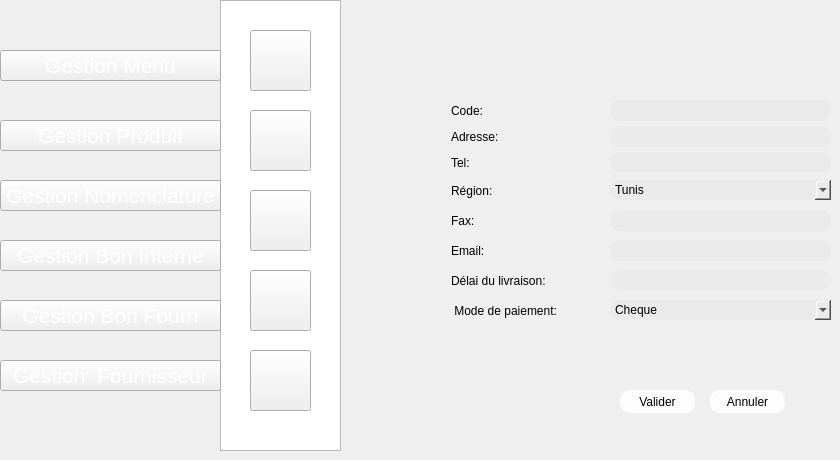
   <widget class="QWidget" name="page_48">
    <widget class="QPushButton" name="pushButton_571">
     <property name="geometry">
      <rect>
       <x>0</x>
       <y>120</y>
       <width>221</width>
       <height>31</height>
      </rect>
     </property>
     <property name="font">
      <font>
       <pointsize>16</pointsize>
       <weight>50</weight>
       <bold>false</bold>
      </font>
     </property>
     <property name="styleSheet">
      <string notr="true">color: rgb(255, 255, 255);

</string>
     </property>
     <property name="text">
      <string>Gestion Produit</string>
     </property>
    </widget>
    <widget class="QPushButton" name="pushButton_572">
     <property name="geometry">
      <rect>
       <x>0</x>
       <y>240</y>
       <width>221</width>
       <height>31</height>
      </rect>
     </property>
     <property name="font">
      <font>
       <pointsize>16</pointsize>
       <weight>50</weight>
       <bold>false</bold>
      </font>
     </property>
     <property name="styleSheet">
      <string notr="true">color: rgb(255, 255, 255);

</string>
     </property>
     <property name="text">
      <string>Gestion Bon Interne</string>
     </property>
    </widget>
    <widget class="QPushButton" name="pushButton_573">
     <property name="geometry">
      <rect>
       <x>0</x>
       <y>300</y>
       <width>221</width>
       <height>31</height>
      </rect>
     </property>
     <property name="font">
      <font>
       <pointsize>16</pointsize>
       <weight>50</weight>
       <bold>false</bold>
      </font>
     </property>
     <property name="styleSheet">
      <string notr="true">color: rgb(255, 255, 255);

</string>
     </property>
     <property name="text">
      <string>Gestion Bon Fourn</string>
     </property>
    </widget>
    <widget class="QPushButton" name="pushButton_574">
     <property name="geometry">
      <rect>
       <x>250</x>
       <y>190</y>
       <width>61</width>
       <height>61</height>
      </rect>
     </property>
     <property name="styleSheet">
      <string notr="true">image: url(:/new/prefix1/img/icon-afficher2.png);</string>
     </property>
     <property name="text">
      <string/>
     </property>
    </widget>
    <widget class="QPushButton" name="pushButton_575">
     <property name="geometry">
      <rect>
       <x>250</x>
       <y>110</y>
       <width>61</width>
       <height>61</height>
      </rect>
     </property>
     <property name="styleSheet">
      <string notr="true">image: url(:/new/prefix1/img/icon-modif2 (1).png);</string>
     </property>
     <property name="text">
      <string/>
     </property>
    </widget>
    <widget class="QPushButton" name="pushButton_577">
     <property name="geometry">
      <rect>
       <x>250</x>
       <y>270</y>
       <width>61</width>
       <height>61</height>
      </rect>
     </property>
     <property name="styleSheet">
      <string notr="true">image: url(:/new/prefix1/img/icon-supp2 (1).png);</string>
     </property>
     <property name="text">
      <string/>
     </property>
    </widget>
    <widget class="QPushButton" name="pushButton_578">
     <property name="geometry">
      <rect>
       <x>0</x>
       <y>50</y>
       <width>221</width>
       <height>31</height>
      </rect>
     </property>
     <property name="font">
      <font>
       <pointsize>16</pointsize>
       <weight>50</weight>
       <bold>false</bold>
      </font>
     </property>
     <property name="styleSheet">
      <string notr="true">color: rgb(255, 255, 255);

</string>
     </property>
     <property name="text">
      <string>Gestion Menu</string>
     </property>
    </widget>
    <widget class="QListView" name="listView_43">
     <property name="geometry">
      <rect>
       <x>220</x>
       <y>0</y>
       <width>121</width>
       <height>451</height>
      </rect>
     </property>
     <property name="styleSheet">
      <string notr="true">background-image: url(:/new/prefix1/img/selected.png);</string>
     </property>
    </widget>
    <widget class="QPushButton" name="pushButton_579">
     <property name="geometry">
      <rect>
       <x>250</x>
       <y>30</y>
       <width>61</width>
       <height>61</height>
      </rect>
     </property>
     <property name="styleSheet">
      <string notr="true">image: url(:/new/prefix1/img/icon-ajout2.png);
background-image: url(:/new/prefix1/img/bg.png);</string>
     </property>
     <property name="text">
      <string/>
     </property>
    </widget>
    <widget class="QPushButton" name="pushButton_580">
     <property name="geometry">
      <rect>
       <x>0</x>
       <y>180</y>
       <width>221</width>
       <height>31</height>
      </rect>
     </property>
     <property name="font">
      <font>
       <pointsize>16</pointsize>
       <weight>50</weight>
       <bold>false</bold>
      </font>
     </property>
     <property name="styleSheet">
      <string notr="true">color: rgb(255, 255, 255);

</string>
     </property>
     <property name="text">
      <string>Gestion Nomenclature</string>
     </property>
    </widget>
    <widget class="QPushButton" name="pushButton_581">
     <property name="geometry">
      <rect>
       <x>250</x>
       <y>350</y>
       <width>61</width>
       <height>61</height>
      </rect>
     </property>
     <property name="styleSheet">
      <string notr="true">image: url(:/new/prefix1/img/8774.png);
image: url(:/new/prefix1/img/aa.png);</string>
     </property>
     <property name="text">
      <string/>
     </property>
    </widget>
    <widget class="QLineEdit" name="lineEdit_72">
     <property name="geometry">
      <rect>
       <x>610</x>
       <y>126</y>
       <width>221</width>
       <height>21</height>
      </rect>
     </property>
     <property name="styleSheet">
      <string notr="true">                                         border-radius: 10px;
background-color: rgb(234, 234, 234);
font: 9pt &quot;MS Reference Sans Serif&quot;;</string>
     </property>
    </widget>
    <widget class="QLineEdit" name="lineEdit_78">
     <property name="geometry">
      <rect>
       <x>610</x>
       <y>270</y>
       <width>221</width>
       <height>20</height>
      </rect>
     </property>
     <property name="styleSheet">
      <string notr="true">                                         border-radius: 10px;
background-color: rgb(234, 234, 234);
font: 9pt &quot;MS Reference Sans Serif&quot;;</string>
     </property>
    </widget>
    <widget class="QComboBox" name="comboBox_29">
     <property name="geometry">
      <rect>
       <x>610</x>
       <y>300</y>
       <width>221</width>
       <height>20</height>
      </rect>
     </property>
     <property name="styleSheet">
      <string notr="true">                                         border-radius: 10px;
background-color: rgb(234, 234, 234);
font: 9pt &quot;MS Reference Sans Serif&quot;;</string>
     </property>
     <item>
      <property name="text">
       <string>Cheque</string>
      </property>
     </item>
     <item>
      <property name="text">
       <string>viremant</string>
      </property>
     </item>
     <item>
      <property name="text">
       <string>traite</string>
      </property>
     </item>
     <item>
      <property name="text">
       <string>TPE</string>
      </property>
     </item>
    </widget>
    <widget class="QLineEdit" name="lineEdit_18">
     <property name="geometry">
      <rect>
       <x>610</x>
       <y>100</y>
       <width>221</width>
       <height>21</height>
      </rect>
     </property>
     <property name="styleSheet">
      <string notr="true">                                         border-radius: 10px;
background-color: rgb(234, 234, 234);
font: 9pt &quot;MS Reference Sans Serif&quot;;</string>
     </property>
    </widget>
    <widget class="QLineEdit" name="lineEdit_77">
     <property name="geometry">
      <rect>
       <x>610</x>
       <y>240</y>
       <width>221</width>
       <height>21</height>
      </rect>
     </property>
     <property name="styleSheet">
      <string notr="true">                                         border-radius: 10px;
background-color: rgb(234, 234, 234);
font: 9pt &quot;MS Reference Sans Serif&quot;;</string>
     </property>
    </widget>
    <widget class="QLineEdit" name="lineEdit_76">
     <property name="geometry">
      <rect>
       <x>610</x>
       <y>210</y>
       <width>221</width>
       <height>21</height>
      </rect>
     </property>
     <property name="styleSheet">
      <string notr="true">                                         border-radius: 10px;
background-color: rgb(234, 234, 234);
font: 9pt &quot;MS Reference Sans Serif&quot;;</string>
     </property>
    </widget>
    <widget class="QLineEdit" name="lineEdit_73">
     <property name="geometry">
      <rect>
       <x>610</x>
       <y>152</y>
       <width>221</width>
       <height>20</height>
      </rect>
     </property>
     <property name="styleSheet">
      <string notr="true">                                         border-radius: 10px;
background-color: rgb(234, 234, 234);
font: 9pt &quot;MS Reference Sans Serif&quot;;</string>
     </property>
    </widget>
    <widget class="QPushButton" name="pushButton_582">
     <property name="geometry">
      <rect>
       <x>710</x>
       <y>390</y>
       <width>75</width>
       <height>23</height>
      </rect>
     </property>
     <property name="styleSheet">
      <string notr="true">                                         border-radius: 10px;
background-color: rgb(253, 253, 253);
                                        
font: 9pt &quot;MS Reference Sans Serif&quot;;</string>
     </property>
     <property name="text">
      <string>Annuler</string>
     </property>
    </widget>
    <widget class="QComboBox" name="comboBox_25">
     <property name="geometry">
      <rect>
       <x>610</x>
       <y>180</y>
       <width>221</width>
       <height>20</height>
      </rect>
     </property>
     <property name="styleSheet">
      <string notr="true">                                         border-radius: 10px;
background-color: rgb(234, 234, 234);
font: 9pt &quot;MS Reference Sans Serif&quot;;</string>
     </property>
     <item>
      <property name="text">
       <string>Tunis</string>
      </property>
     </item>
     <item>
      <property name="text">
       <string>Sfax</string>
      </property>
     </item>
     <item>
      <property name="text">
       <string>Sousse</string>
      </property>
     </item>
     <item>
      <property name="text">
       <string>Hammamet</string>
      </property>
     </item>
     <item>
      <property name="text">
       <string>Nabeul</string>
      </property>
     </item>
     <item>
      <property name="text">
       <string>Ariana</string>
      </property>
     </item>
     <item>
      <property name="text">
       <string>Bizzert</string>
      </property>
     </item>
     <item>
      <property name="text">
       <string>Mounastir</string>
      </property>
     </item>
     <item>
      <property name="text">
       <string>Mannouba</string>
      </property>
     </item>
    </widget>
    <widget class="QPushButton" name="ajouterfourn">
     <property name="geometry">
      <rect>
       <x>620</x>
       <y>390</y>
       <width>75</width>
       <height>23</height>
      </rect>
     </property>
     <property name="styleSheet">
      <string notr="true">                                         border-radius: 10px;
background-color: rgb(253, 253, 253);
                                        
font: 9pt &quot;MS Reference Sans Serif&quot;;</string>
     </property>
     <property name="text">
      <string>Valider</string>
     </property>
    </widget>
    <widget class="QPushButton" name="pushButton_576">
     <property name="geometry">
      <rect>
       <x>0</x>
       <y>360</y>
       <width>221</width>
       <height>31</height>
      </rect>
     </property>
     <property name="font">
      <font>
       <pointsize>16</pointsize>
       <weight>50</weight>
       <bold>false</bold>
      </font>
     </property>
     <property name="styleSheet">
      <string notr="true">color: rgb(255, 255, 255);

</string>
     </property>
     <property name="text">
      <string>Gestion  Fournisseur</string>
     </property>
    </widget>
    <widget class="QLabel" name="label_207">
     <property name="geometry">
      <rect>
       <x>451</x>
       <y>100</y>
       <width>141</width>
       <height>21</height>
      </rect>
     </property>
     <property name="styleSheet">
      <string notr="true">                                     border-radius: 10px;
font: 9pt &quot;MS Reference Sans Serif&quot;;
</string>
     </property>
     <property name="text">
      <string>Code:</string>
     </property>
    </widget>
    <widget class="QLabel" name="label_208">
     <property name="geometry">
      <rect>
       <x>451</x>
       <y>126</y>
       <width>141</width>
       <height>21</height>
      </rect>
     </property>
     <property name="styleSheet">
      <string notr="true">                                     border-radius: 10px;
font: 9pt &quot;MS Reference Sans Serif&quot;;
</string>
     </property>
     <property name="text">
      <string>Adresse:</string>
     </property>
    </widget>
    <widget class="QLabel" name="label_210">
     <property name="geometry">
      <rect>
       <x>451</x>
       <y>180</y>
       <width>141</width>
       <height>21</height>
      </rect>
     </property>
     <property name="styleSheet">
      <string notr="true">                                     border-radius: 10px;
font: 9pt &quot;MS Reference Sans Serif&quot;;
</string>
     </property>
     <property name="text">
      <string>Région:</string>
     </property>
    </widget>
    <widget class="QLabel" name="label_209">
     <property name="geometry">
      <rect>
       <x>451</x>
       <y>152</y>
       <width>141</width>
       <height>21</height>
      </rect>
     </property>
     <property name="styleSheet">
      <string notr="true">                                     border-radius: 10px;
font: 9pt &quot;MS Reference Sans Serif&quot;;
</string>
     </property>
     <property name="text">
      <string>Tel:</string>
     </property>
    </widget>
    <widget class="QLabel" name="label_211">
     <property name="geometry">
      <rect>
       <x>451</x>
       <y>210</y>
       <width>141</width>
       <height>21</height>
      </rect>
     </property>
     <property name="styleSheet">
      <string notr="true">                                     border-radius: 10px;
font: 9pt &quot;MS Reference Sans Serif&quot;;
</string>
     </property>
     <property name="text">
      <string>Fax:</string>
     </property>
    </widget>
    <widget class="QLabel" name="label_212">
     <property name="geometry">
      <rect>
       <x>451</x>
       <y>240</y>
       <width>141</width>
       <height>21</height>
      </rect>
     </property>
     <property name="styleSheet">
      <string notr="true">                                     border-radius: 10px;
font: 9pt &quot;MS Reference Sans Serif&quot;;
</string>
     </property>
     <property name="text">
      <string>Email:</string>
     </property>
    </widget>
    <widget class="QLabel" name="label_213">
     <property name="geometry">
      <rect>
       <x>451</x>
       <y>270</y>
       <width>141</width>
       <height>21</height>
      </rect>
     </property>
     <property name="styleSheet">
      <string notr="true">                                     border-radius: 10px;
font: 9pt &quot;MS Reference Sans Serif&quot;;
</string>
     </property>
     <property name="text">
      <string>Délai du livraison:</string>
     </property>
    </widget>
    <widget class="QLabel" name="label_214">
     <property name="geometry">
      <rect>
       <x>451</x>
       <y>300</y>
       <width>141</width>
       <height>21</height>
      </rect>
     </property>
     <property name="styleSheet">
      <string notr="true">                                     border-radius: 10px;
font: 9pt &quot;MS Reference Sans Serif&quot;;
</string>
     </property>
     <property name="text">
      <string> Mode de paiement:</string>
     </property>
    </widget>
    <zorder>label_207</zorder>
    <zorder>label_208</zorder>
    <zorder>label_210</zorder>
    <zorder>label_209</zorder>
    <zorder>label_211</zorder>
    <zorder>label_212</zorder>
    <zorder>label_213</zorder>
    <zorder>label_214</zorder>
    <zorder>listView_43</zorder>
    <zorder>pushButton_571</zorder>
    <zorder>pushButton_572</zorder>
    <zorder>pushButton_573</zorder>
    <zorder>pushButton_574</zorder>
    <zorder>pushButton_575</zorder>
    <zorder>pushButton_577</zorder>
    <zorder>pushButton_578</zorder>
    <zorder>pushButton_579</zorder>
    <zorder>pushButton_580</zorder>
    <zorder>pushButton_581</zorder>
    <zorder>lineEdit_72</zorder>
    <zorder>lineEdit_78</zorder>
    <zorder>comboBox_29</zorder>
    <zorder>lineEdit_18</zorder>
    <zorder>lineEdit_77</zorder>
    <zorder>lineEdit_76</zorder>
    <zorder>lineEdit_73</zorder>
    <zorder>pushButton_582</zorder>
    <zorder>comboBox_25</zorder>
    <zorder>ajouterfourn</zorder>
    <zorder>pushButton_576</zorder>
   </widget>
